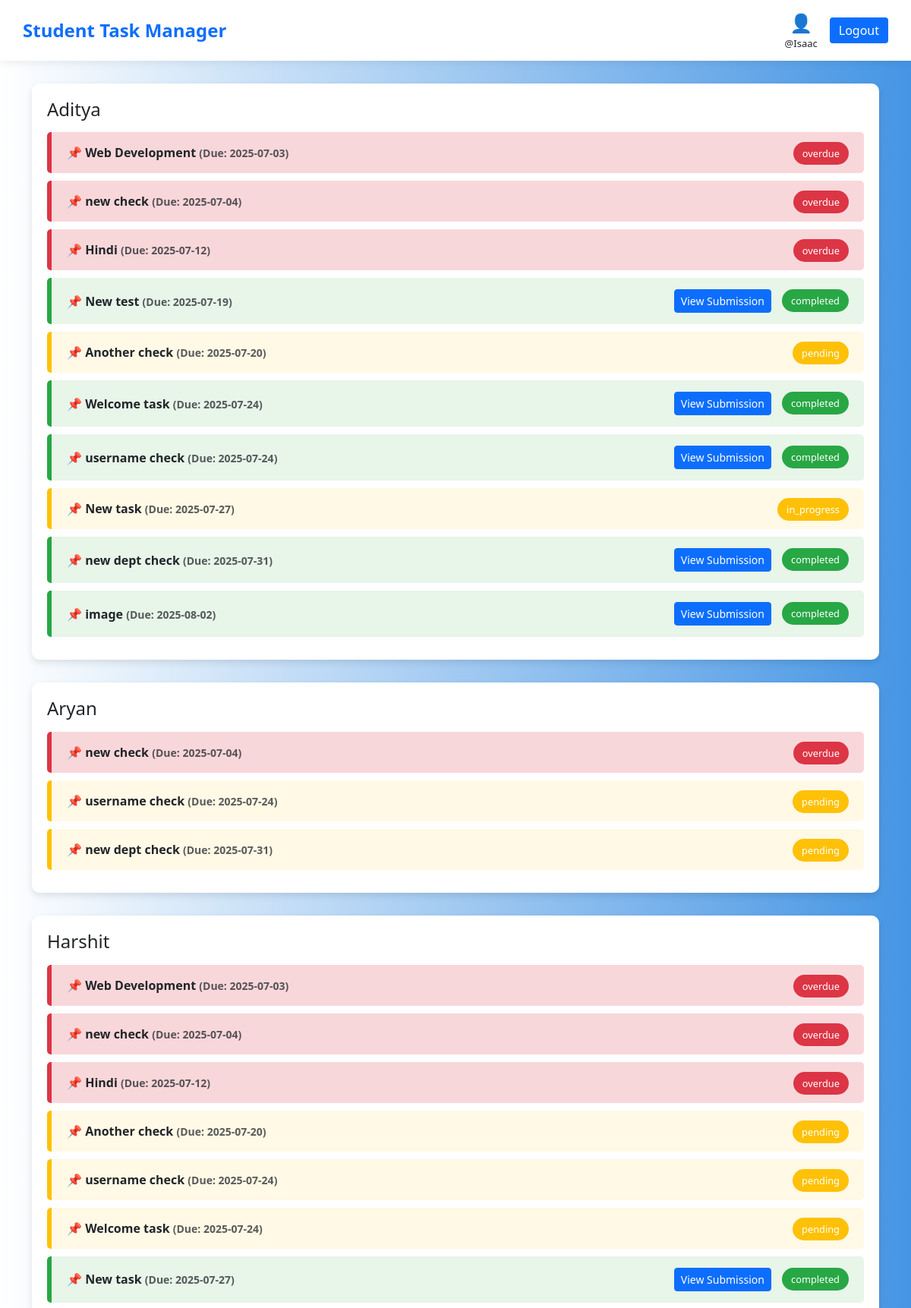
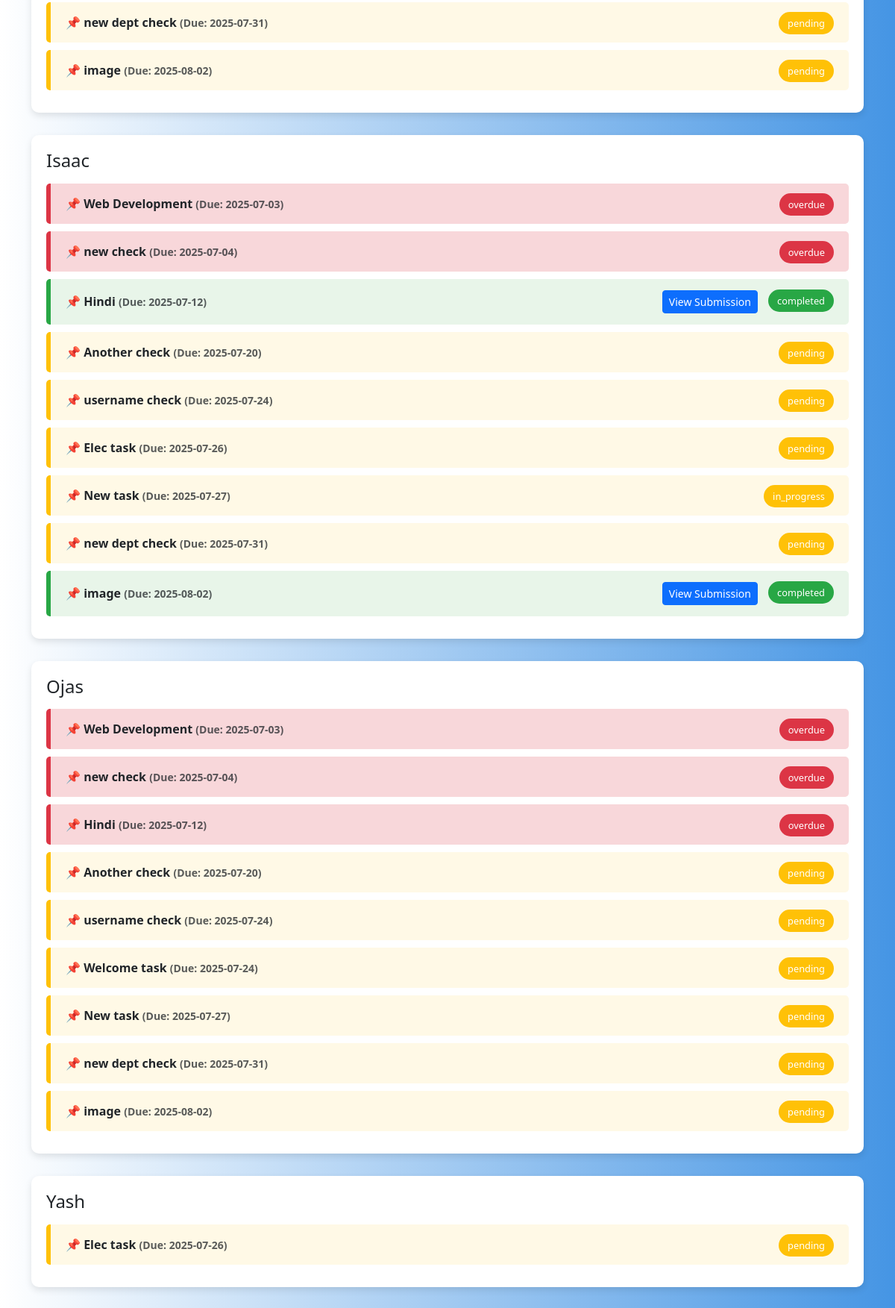
Screenshot of /admin_prog_bar.php (signed in) with the database file from the repository (2 pictures, top to bottom).
### tables this page shows
CREATE TABLE `tasks` (
  `id` int(11) NOT NULL,
  `title` varchar(100) NOT NULL,
  `description` text DEFAULT NULL,
  `assigned_to` int(11) DEFAULT NULL,
  `username` varchar(30) NOT NULL,
  `department` varchar(30) NOT NULL,
  `due_date` date DEFAULT NULL,
  `status` enum('pending','in_progress','completed') DEFAULT 'pending',
  `created_at` timestamp NOT NULL DEFAULT current_timestamp(),
  `file_path` varchar(255) DEFAULT NULL
);

### partials/new_dbconnect.php (called while the page is built, shortened)
<?php
$username = "root";
?>

### admin_prog_bar.php (the view, shortened to what this page needs)
<?php
include 'partials/new_dbconnect.php';
$sql = "SELECT users.username, users.rollno, tasks.title, tasks.due_date, tasks.status, tasks.id
        FROM tasks
        INNER JOIN users ON tasks.assigned_to = users.rollno
        ORDER BY users.username, tasks.due_date";
$result = mysqli_query($conn, $sql);
$tasksByStudent = [];
if ($result && mysqli_num_rows($result) > 0) {
    while ($row = mysqli_fetch_assoc($result)) {
        $uname = $row['username'];
        $tasksByStudent[$uname][] = $row;
    }
}
?>
<!DOCTYPE html>
<html lang="en">
<head>
  <link href="https://cdn.jsdelivr.net/npm/bootstrap@5.3.0/dist/css/bootstrap.min.css" rel="stylesheet" />
</head>
<body>
  <nav class="navbar navbar-custom d-flex justify-content-between align-items-center">
    <span class="navbar-brand">Student Task Manager</span>
    <div class="d-flex align-items-center gap-3">
      <div class="text-center">
        <div style="font-size: 24px; color: #0d6efd;">👤</div>
        <div style="font-size: 13px;">
          @<?=  $_SESSION['username']; ?>
        </div>
      </div>
      <button class="btn-logout" onclick="location.href='logout.php'">Logout</button>
    </div>
  </nav>
  <div class="container">
    <?php foreach ($tasksByStudent as $username => $tasks) { ?>
      <div class="student-section">
        <h4 class="mb-3"><?php echo $username; ?></h4>
        <?php foreach ($tasks as $task) {
          $status = strtolower(trim($task['status']));
          if ($task['due_date'] < date('Y-m-d') && $status !== 'completed') {
            $status = 'overdue';
          }
          if ($status === 'completed') {
            $statusColor = '#28a745'; $bgColor = '#e8f5e9';
          } elseif ($status === 'pending' || $status === 'in_progress') {
            $statusColor = '#ffc107'; $bgColor = '#fff9e6';
          } elseif ($status === 'overdue') {
            $statusColor = '#dc3545'; $bgColor = '#f8d7da';
          } else {
            $statusColor = '#999495ff'; $bgColor = '#f0f0f0';
          }
        ?>
        <div class="task-bar" style="border-left-color: <?php echo $statusColor; ?>; background-color: <?php echo $bgColor; ?>;">
          <span class="task-title">📌 <?php echo $task['title']; ?> <small class="text-muted">(Due: <?php echo $task['due_date']; ?>)</small></span>
          <div>
            <?php if ($status === 'completed') { ?>
              <a href="view_submission.php?rollno=<?php echo $task['rollno']; ?>&title=<?php echo $task['title']; ?>" class="btn btn-sm btn-primary">View Submission</a>
            <?php } ?>
            <span class="status-badge" style="background-color: <?php echo $statusColor; ?>;">
              <?php echo $status; ?>
            </span>
          </div>
        </div>
        <?php } ?>
      </div>
    <?php } ?>
  </div>
</body>
</html>

### admin_prog_bar.php (style rules this page uses)
body { font-family: 'Segoe UI', sans-serif; background: linear-gradient(to left, #4595e4, white); margin: 0; padding: 0; }
.navbar-custom { background: #fff; padding: 12px 30px; box-shadow: 0 4px 10px rgba(0, 0, 0, 0.06); }
.navbar-brand { font-weight: 700; font-size: 24px; color: #0d6efd; }
.btn-logout { background: #0d6efd; color: white; border: none; border-radius: 4px; padding: 5px 12px; }
.container { margin-top: 30px; }
.student-section { background: white; border-radius: 10px; padding: 20px; margin-bottom: 30px; box-shadow: 0 4px 10px rgba(0, 0, 0, 0.1); }
.task-bar { display: flex; align-items: center; justify-content: space-between; border-left: 6px solid; border-radius: 5px; padding: 15px 20px; margin-bottom: 10px; }
.task-title { font-weight: 600; font-size: 16px; }
.status-badge { font-size: 0.8rem; padding: 6px 12px; border-radius: 20px; color: white; margin-left: 10px; }

### rows the page displays
tasks: title "Web Development", due_date "2025-07-03", status "overdue"
tasks: title "new check", due_date "2025-07-04", status "overdue"
tasks: title "Hindi", due_date "2025-07-12", status "overdue"
tasks: title "New test", due_date "2025-07-19", status "completed"
tasks: title "Another check", due_date "2025-07-20", status "pending"
tasks: title "Welcome task", due_date "2025-07-24", status "completed"
tasks: title "username check", due_date "2025-07-24", status "completed"
tasks: title "New task", due_date "2025-07-27", status "in_progress"
tasks: title "new dept check", due_date "2025-07-31", status "completed"
tasks: title "image", due_date "2025-08-02", status "completed"
tasks: title "new check", due_date "2025-07-04", status "overdue"
tasks: title "username check", due_date "2025-07-24", status "pending"
tasks: title "new dept check", due_date "2025-07-31", status "pending"
tasks: title "Web Development", due_date "2025-07-03", status "overdue"
tasks: title "new check", due_date "2025-07-04", status "overdue"
tasks: title "Hindi", due_date "2025-07-12", status "overdue"
tasks: title "Another check", due_date "2025-07-20", status "pending"
tasks: title "username check", due_date "2025-07-24", status "pending"
tasks: title "Welcome task", due_date "2025-07-24", status "pending"
tasks: title "New task", due_date "2025-07-27", status "completed"
tasks: title "new dept check", due_date "2025-07-31", status "pending"
tasks: title "image", due_date "2025-08-02", status "pending"
tasks: title "Web Development", due_date "2025-07-03", status "overdue"
tasks: title "new check", due_date "2025-07-04", status "overdue"
tasks: title "Hindi", due_date "2025-07-12", status "completed"
tasks: title "Another check", due_date "2025-07-20", status "pending"
tasks: title "username check", due_date "2025-07-24", status "pending"
tasks: title "Elec task", due_date "2025-07-26", status "pending"
tasks: title "New task", due_date "2025-07-27", status "in_progress"
tasks: title "new dept check", due_date "2025-07-31", status "pending"
tasks: title "image", due_date "2025-08-02", status "completed"
tasks: title "Web Development", due_date "2025-07-03", status "overdue"
tasks: title "new check", due_date "2025-07-04", status "overdue"
tasks: title "Hindi", due_date "2025-07-12", status "overdue"
tasks: title "Another check", due_date "2025-07-20", status "pending"
tasks: title "username check", due_date "2025-07-24", status "pending"
tasks: title "Welcome task", due_date "2025-07-24", status "pending"
tasks: title "New task", due_date "2025-07-27", status "pending"
tasks: title "new dept check", due_date "2025-07-31", status "pending"
tasks: title "image", due_date "2025-08-02", status "pending"
tasks: title "Elec task", due_date "2025-07-26", status "pending"

### other values shown
$_SESSION['username'] "Isaac"
$username "Aditya"
$username "Aryan"
$username "Harshit"
$username "Isaac"
$username "Ojas"
$username "Yash"
